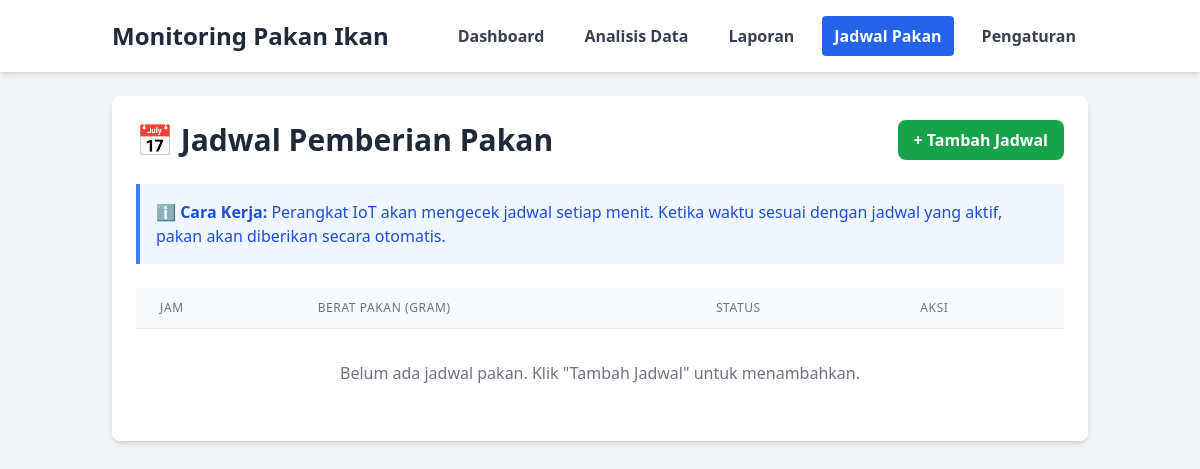
The app's page /jadwal.php, older data.
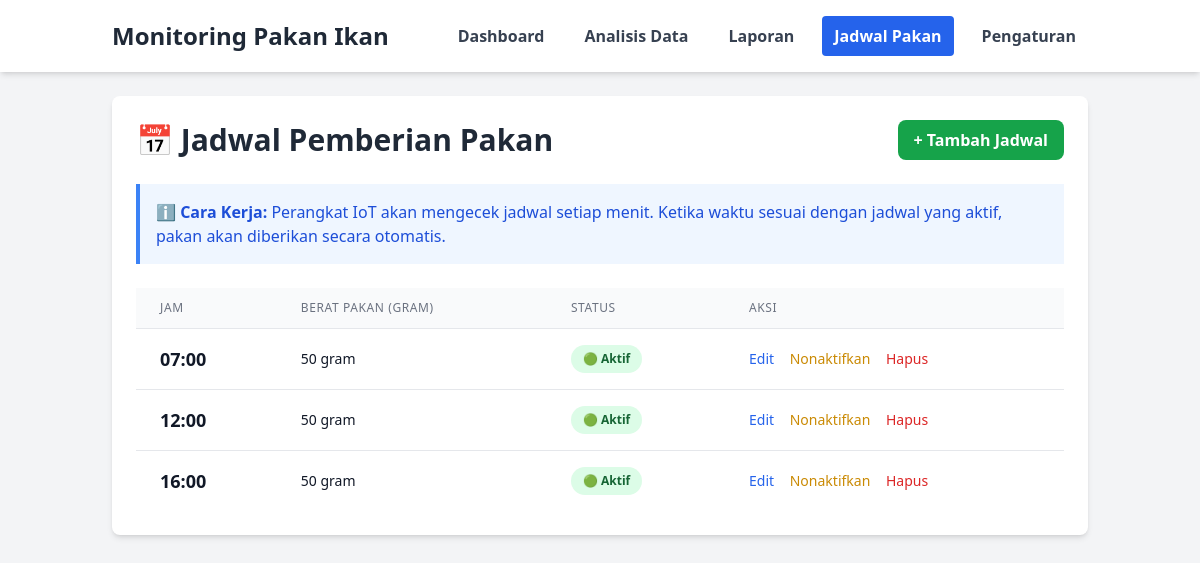
The same page, newer data.
### tables this page shows
CREATE TABLE `jadwal_pakan` (
  `id` INT(11) NOT NULL AUTO_INCREMENT,
  `jam` TIME NOT NULL,
  `berat_pakan` FLOAT NOT NULL DEFAULT 50,
  `aktif` TINYINT(1) NOT NULL DEFAULT 1,
  PRIMARY KEY (`id`)
);

### jadwal.php (the view, shortened to what this page needs)
<?php
require 'config/db.php';
$stmt = $db->prepare("SELECT * FROM jadwal_pakan ORDER BY jam ASC");
$stmt->execute();
$jadwal_list = $stmt->fetchAll(PDO::FETCH_ASSOC);
?>
<!DOCTYPE html>
<html lang="id" class="light">
<head>
    <script src="https://cdn.tailwindcss.com"></script>
</head>
<body class="bg-gray-100">
    <header class="bg-white shadow-md">
        <nav class="container mx-auto px-6 py-4 flex justify-between items-center">
            <div class="text-2xl font-bold text-gray-800">
                Monitoring Pakan Ikan
            </div>
            <div class="flex space-x-4">
                <a href="index.php" class="px-3 py-2 rounded text-gray-700 hover:bg-gray-200 font-semibold">Dashboard</a>
                <a href="analisis.php" class="px-3 py-2 rounded text-gray-700 hover:bg-gray-200 font-semibold">Analisis Data</a>
                <a href="laporan.php" class="px-3 py-2 rounded text-gray-700 hover:bg-gray-200 font-semibold">Laporan</a>
                <a href="jadwal.php" class="px-3 py-2 rounded bg-blue-600 text-white font-semibold">Jadwal Pakan</a>
                <a href="pengaturan.php" class="px-3 py-2 rounded text-gray-700 hover:bg-gray-200 font-semibold">Pengaturan</a>
            </div>
        </nav>
    </header>
    <main class="container mx-auto p-6">
        <div class="bg-white p-6 rounded-lg shadow-md mb-6">
            <div class="flex justify-between items-center mb-6">
                <h1 class="text-3xl font-bold text-gray-800">📅 Jadwal Pemberian Pakan</h1>
                <button onclick="showAddModal()" class="bg-green-600 hover:bg-green-700 text-white font-bold py-2 px-4 rounded-lg transition duration-300">
                    + Tambah Jadwal
                </button>
            </div>
            <div class="bg-blue-50 border-l-4 border-blue-500 p-4 mb-6">
                <p class="text-blue-700">
                    <strong>ℹ️ Cara Kerja:</strong> Perangkat IoT akan mengecek jadwal setiap menit. Ketika waktu sesuai dengan jadwal yang aktif, pakan akan diberikan secara otomatis.
                </p>
            </div>
            <div class="overflow-x-auto">
                <table class="min-w-full divide-y divide-gray-200">
                    <thead class="bg-gray-50">
                        <tr>
                            <th class="px-6 py-3 text-left text-xs font-medium text-gray-500 uppercase tracking-wider">Jam</th>
                            <th class="px-6 py-3 text-left text-xs font-medium text-gray-500 uppercase tracking-wider">Berat Pakan (gram)</th>
                            <th class="px-6 py-3 text-left text-xs font-medium text-gray-500 uppercase tracking-wider">Status</th>
                            <th class="px-6 py-3 text-left text-xs font-medium text-gray-500 uppercase tracking-wider">Aksi</th>
                        </tr>
                    </thead>
                    <tbody class="bg-white divide-y divide-gray-200">
                        <?php if (empty($jadwal_list)): ?>
                            <tr>
                                <td colspan="4" class="px-6 py-8 text-center text-gray-500">
                                    Belum ada jadwal pakan. Klik "Tambah Jadwal" untuk menambahkan.
                                </td>
                            </tr>
                        <?php else: ?>
                            <?php foreach ($jadwal_list as $jadwal): ?>
                                <tr>
                                    <td class="px-6 py-4 whitespace-nowrap">
                                        <div class="text-lg font-bold text-gray-900">
                                            <?php echo date('H:i', strtotime($jadwal['jam'])); ?>
                                        </div>
                                    </td>
                                    <td class="px-6 py-4 whitespace-nowrap">
                                        <div class="text-sm text-gray-900"><?php echo $jadwal['berat_pakan']; ?> gram</div>
                                    </td>
                                    <td class="px-6 py-4 whitespace-nowrap">
                                        <?php if ($jadwal['aktif'] == 1): ?>
                                            <span class="px-3 py-1 inline-flex text-xs leading-5 font-semibold rounded-full bg-green-100 text-green-800">
                                                🟢 Aktif
                                            </span>
                                        <?php else: ?>
                                            <span class="px-3 py-1 inline-flex text-xs leading-5 font-semibold rounded-full bg-gray-100 text-gray-800">
                                                ⚪ Nonaktif
                                            </span>
                                        <?php endif; ?>
                                    </td>
                                    <td class="px-6 py-4 whitespace-nowrap text-sm font-medium">
                                        <button onclick='editJadwal(<?php echo json_encode($jadwal); ?>)' class="text-blue-600 hover:text-blue-900 mr-3">Edit</button>
                                        <button onclick="toggleJadwal(<?php echo $jadwal['id']; ?>, <?php echo $jadwal['aktif']; ?>)" class="text-yellow-600 hover:text-yellow-900 mr-3">
                                            <?php echo $jadwal['aktif'] == 1 ? 'Nonaktifkan' : 'Aktifkan'; ?>
                                        </button>
                                        <button onclick="deleteJadwal(<?php echo $jadwal['id']; ?>)" class="text-red-600 hover:text-red-900">Hapus</button>
                                    </td>
                                </tr>
                            <?php endforeach; ?>
                        <?php endif; ?>
                    </tbody>
                </table>
            </div>
        </div>
    </main>
</body>
</html>

Row changes from the older to the newer data that the page shows:
added jadwal_pakan: jam "07:00", berat_pakan "50", aktif "🟢 Aktif"
added jadwal_pakan: jam "12:00", berat_pakan "50", aktif "🟢 Aktif"
added jadwal_pakan: jam "16:00", berat_pakan "50", aktif "🟢 Aktif"
Text that changed along with them:
text no longer shown: "Belum ada jadwal pakan. Klik \"Tambah Jadwal\" untuk menambahkan."
